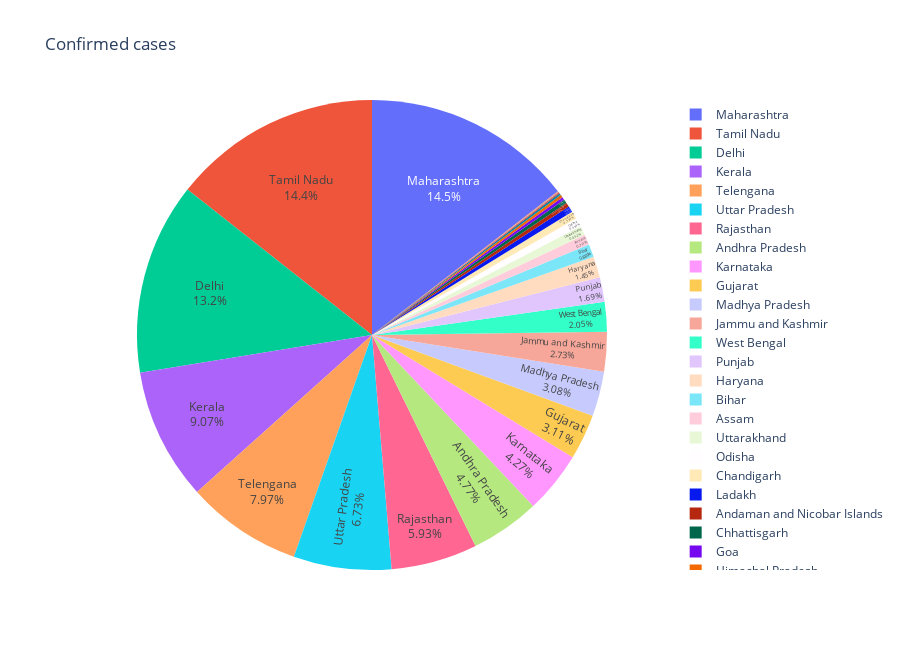

Notebook cell for this chart:
### Markdown cell above
### Confirmed cases pie chart

### Code cell
fig = px.pie(date_table.loc[date_table.last_valid_index()], values='Confirmed', names='State/UnionTerritory', title='Confirmed cases')
fig.update_layout(
    autosize=False,
    width=900,
    height=650)
fig.update_traces(textposition='inside', textinfo='percent+label')
fig.show()

### Figure 1 — Plotly figure (JSON) as saved in the notebook; plotly's stock layout.template omitted (floating-point values rounded to 4 significant figures)
{"data": [{"domain": {"x": [0, 1], "y": [0, 1]}, "hovertemplate": "State/UnionTerritory=%{label}<br>Confirmed=%{value}<extra></extra>", "labels": ["Andaman and Nicobar Islands", "Andhra Pradesh", "Arunachal Pradesh", "Assam", "Bihar", "Chandigarh", "Chhattisgarh", "Delhi", "Goa", "Gujarat", "Haryana", "Himachal Pradesh", "Jammu and Kashmir", "Jharkhand", "Karnataka", "Kerala", "Ladakh", "Madhya Pradesh", "Maharashtra", "Manipur", "Mizoram", "Odisha", "Puducherry", "Punjab", "Rajasthan", "Tamil Nadu", "Telengana", "Uttar Pradesh", "Uttarakhand", "West Bengal"], "legendgroup": "", "name": "", "showlegend": true, "textinfo": "percent+label", "textposition": "inside", "type": "pie", "values": [10, 161, 1, 24, 30, 18, 9, 445, 7, 105, 49, 6, 92, 2, 144, 306, 14, 104, 490, 2, 1, 20, 5, 57, 200, 485, 269, 227, 22, 69]}], "layout": {"autosize": false, "height": 650, "legend": {"tracegroupgap": 0}, "title": {"text": "Confirmed cases"}, "width": 900}}
